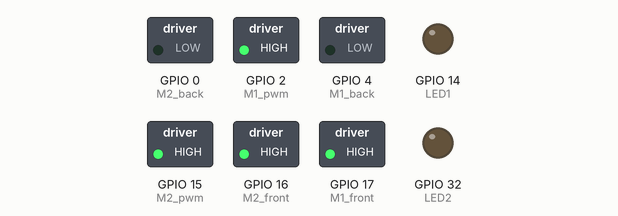
Recording of a sketch running on a simulated ESP32. On the bench: switched loads named in the sketch (green lamp = pin HIGH), output pins drawn as LEDs (lit = HIGH). Nothing arrives over Bluetooth unless stated; what the sketch prints to the serial monitor is not drawn.

Above: at 0.05 s.
At 8.0 s:
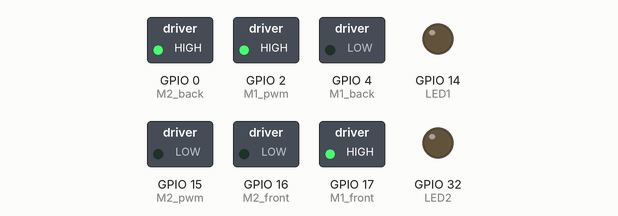
At 11.9 s:
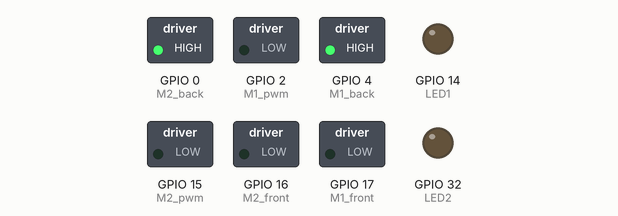
At 15.95 s:
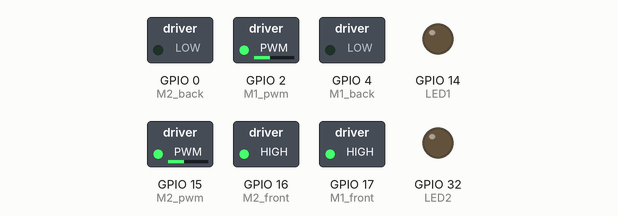
At 23.9 s:
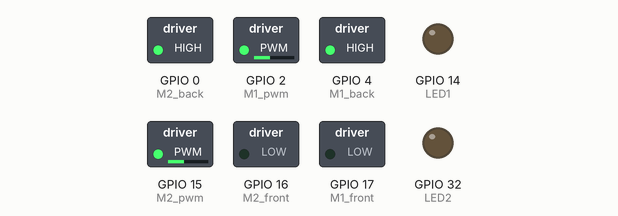
At 31.85 s:
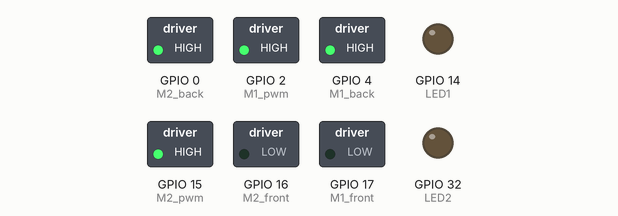
Timing chart, 0 to 41.6 s (numbered marks = the images above):
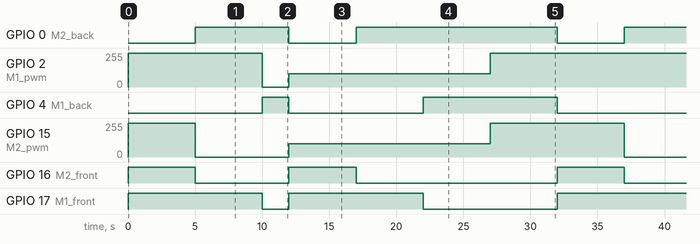

The sketch:

BL_Car_Both_Motor_Test.ino
```cpp
#include "BluetoothSerial.h"
BluetoothSerial SerialBT;
int LED1 = 14, LED2 = 32;
int M1_front = 17, M1_back = 4, M1_pwm = 2;
int M2_front = 16, M2_back = 0, M2_pwm = 15;

void setup() {
  Serial.begin(9600);
  SerialBT.begin("Bluetooth RC Car");
  Serial.print("BT Started!");
  ledcSetup(0, 1000, 8);
  ledcAttachPin(M1_pwm, 0);
  ledcSetup(1, 1000, 8);
  ledcAttachPin(M2_pwm, 1);
  pinMode(LED1, OUTPUT);
  pinMode(LED2, OUTPUT);
  pinMode(M1_front, OUTPUT);
  pinMode(M1_back, OUTPUT);
  pinMode(M2_front, OUTPUT);
  pinMode(M2_back, OUTPUT);
}

void loop() {
  motor(255, 255); delay(5000);
  motor(0, 255); delay(5000);
  motor(0, 0); delay(2000);
  motor(100, 100); delay(5000);
  motor(-100, 100); delay(5000);
  motor(-100, -100); delay(5000);
  motor(-255, -255); delay(5000);
}

void motor(int a, int b) {
  if (a > 0) {
    digitalWrite(M2_front, 1);
    digitalWrite(M2_back, 0);
  } else {
    a = -a;
    digitalWrite(M2_front, 0);
    digitalWrite(M2_back, 1);
  }
  if (b > 0) {
    digitalWrite(M1_front, 1);
    digitalWrite(M1_back, 0);
  } else {
    b = -b;
    digitalWrite(M1_front, 0);
    digitalWrite(M1_back, 1);
  }
  ledcWrite(1, a);
  ledcWrite(0, b);
}
```

Measured:
- by itself, GPIO 0 (M2_back): repeats every 32.0 s: LOW 5.0 s, HIGH 15.0 s, LOW 5.0 s, HIGH 7.0 s
- by itself, GPIO 2 (M1_pwm): repeats every 32.0 s: 0/255 2.0 s, 100/255 15.0 s, 255/255 15.0 s
- by itself, GPIO 4 (M1_back): repeats every 32.0 s: LOW 10.0 s, HIGH 10.0 s, LOW 10.0 s, HIGH 2.0 s
- by itself, GPIO 15 (M2_pwm): repeats every 32.0 s: 0/255 7.0 s, 100/255 15.0 s, 255/255 10.0 s
- by itself, GPIO 16 (M2_front): repeats every 32.0 s: LOW 7.0 s, HIGH 5.0 s, LOW 15.0 s, HIGH 5.0 s
- by itself, GPIO 17 (M1_front): repeats every 32.0 s: LOW 2.0 s, HIGH 10.0 s, LOW 10.0 s, HIGH 10.0 s
